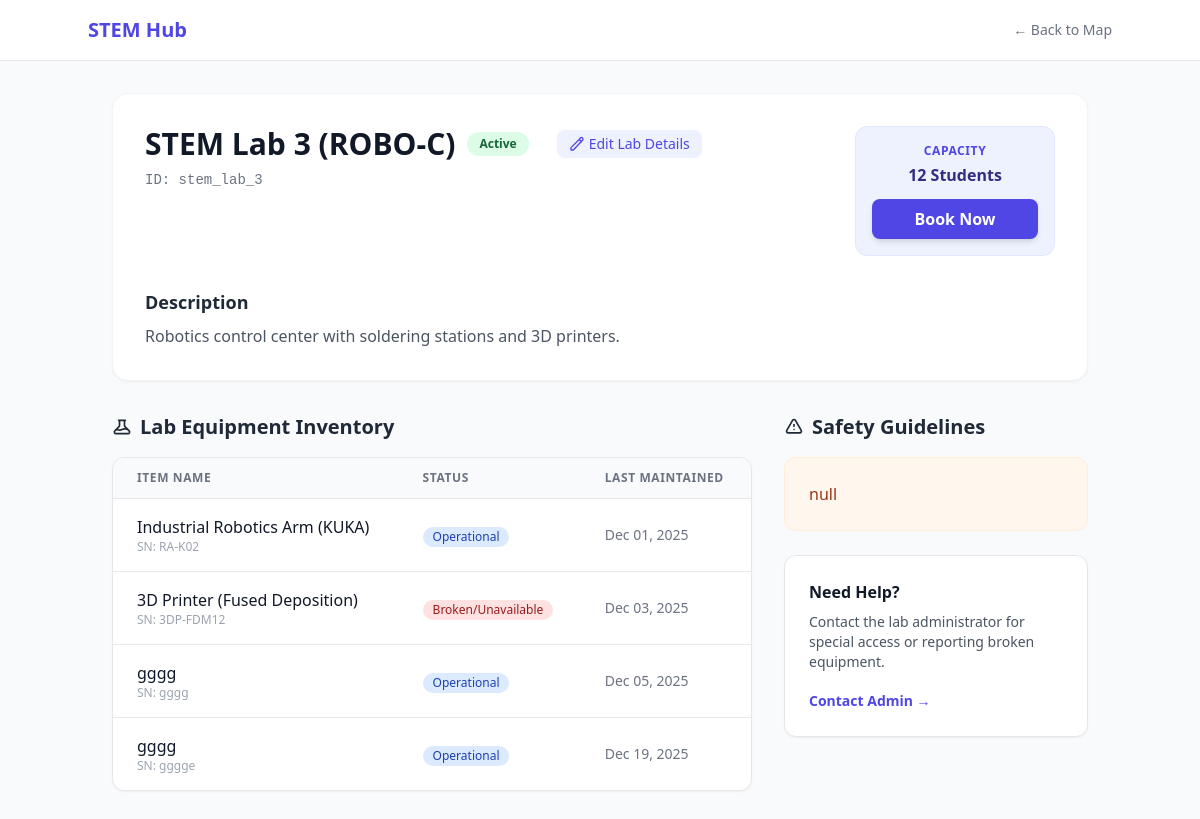
The app's page /labs/robo-control-c/ (signed in) with its own data.
### labs/models.py (models this page shows, shortened)
class Lab(models.Model):
    name = models.CharField(max_length=200)
    slug = models.SlugField(unique=True)
    capacity = models.PositiveIntegerField()
    description = models.TextField()
    map_svg_id = models.CharField(max_length=50, unique=True, help_text="Matches ID in Figma SVG")
    is_active = models.BooleanField(default=True)
    safety_guidelines = models.TextField()

class Equipment(models.Model):
    lab = models.ForeignKey(Lab, related_name='equipment', on_delete=models.SET_NULL, null=True)
    name = models.CharField(max_length=200)
    serial_number = models.CharField(max_length=100, unique=True)
    is_operational = models.BooleanField(default=True)
    last_maintenance = models.DateField()

### labs/views.py (the view)
# urls.py: path('<slug:slug>/', views.lab_detail, name='detail'),
@login_required
def lab_detail(request, slug):
    lab = get_object_or_404(Lab, slug=slug)
    return render(request, 'labs/lab.html', {'lab': lab})

### notifications/context_processors.py (called while the page is built)
def user_notifications(request):
    if request.user.is_authenticated:
        notifs = Notification.objects.filter(recipient=request.user, is_read=False)
        return {
            'notifications_list': notifs,
            'unread_count': notifs.count()
        }
    return {}

### CORE/templates/labs/Lab.html (shortened to what this page needs)
{% load static %}
<!DOCTYPE html>
<html lang="en">
<head>
    <script src="https://cdn.tailwindcss.com"></script>
</head>
<body class="bg-gray-50 text-gray-800 font-sans">
    <nav class="bg-white border-b border-gray-200 px-6 py-4 mb-8">
        <div class="max-w-5xl mx-auto flex justify-between items-center">
            <a href="{% url 'home' %}" class="font-bold text-xl text-indigo-600">STEM Hub</a>
            <a href="{% url 'labs:index' %}" class="text-sm text-gray-500 hover:text-indigo-600">&larr; Back to Map</a>
        </div>
    </nav>
    <main class="max-w-5xl mx-auto px-6 pb-12">
        <div class="bg-white rounded-2xl shadow-sm border border-gray-100 p-8 mb-8">
            <div class="flex flex-col md:flex-row justify-between md:items-start gap-6">
                <div>
                    <div class="flex items-center gap-3 mb-2">
                        <h1 class="text-3xl font-extrabold text-gray-900">{{ lab.name }}</h1>
                        {% if lab.is_active %}
                            <span class="px-3 py-1 bg-green-100 text-green-800 text-xs font-semibold rounded-full">Active</span>
                        {% else %}
                            <span class="px-3 py-1 bg-red-100 text-red-800 text-xs font-semibold rounded-full">Maintenance/Unavailable</span>
                        {% endif %}
                        {% if user.is_staff %}
                        <a href="{% url 'labs:edit' slug=lab.slug %}"
                           class="text-sm font-medium text-indigo-600 bg-indigo-50 hover:bg-indigo-100 px-3 py-1 rounded-lg ml-4 flex items-center gap-1 transition-colors">
                           <svg class="w-4 h-4" fill="none" stroke="currentColor" viewBox="0 0 24 24"><path stroke-linecap="round" stroke-linejoin="round" stroke-width="2" d="M15.232 5.232l3.536 3.536m-2.036-5.878a2.5 2.5 0 113.536 3.536L6.5 21.036H3v-3.572L16.732 3.732z"></path></svg>
                           Edit Lab Details
                        </a>
                        {% endif %}
                    </div>
                    <p class="text-gray-500 text-sm font-mono">ID: {{ lab.map_svg_id }}</p>
                </div>
                <div class="bg-indigo-50 p-4 rounded-xl border border-indigo-100 min-w-[200px] text-center">
                    <p class="text-xs text-indigo-600 uppercase font-bold tracking-wider mb-1">Capacity</p>
                    <p class="2xl font-bold text-indigo-900 mb-3">{{ lab.capacity }} Students</p>
                    {% if lab.is_active %}
                        <a href="{% url 'reservations:make_reservation' lab_id=lab.id %}" class="block w-full py-2 bg-indigo-600 hover:bg-indigo-700 text-white font-semibold rounded-lg transition shadow-md">
                            Book Now
                        </a>
                    {% else %}
                        <button disabled class="block w-full py-2 bg-gray-300 text-gray-500 font-semibold rounded-lg cursor-not-allowed">
                            Unavailable
                        </button>
                    {% endif %}
                </div>
            </div>
            <div class="mt-8 prose prose-indigo max-w-none text-gray-600">
                <h3 class="text-lg font-bold text-gray-800 mb-2">Description</h3>
                <p>{{ lab.description|linebreaks }}</p>
            </div>
        </div>
        <div class="grid grid-cols-1 lg:grid-cols-3 gap-8">
            <div class="lg:col-span-2">
                <h2 class="text-xl font-bold text-gray-800 mb-4 flex items-center gap-2">
                    Lab Equipment Inventory
                </h2>
                <div class="bg-white rounded-xl shadow-sm border border-gray-200 overflow-hidden">
                    {% if lab.equipment.all %}
                        <table class="w-full text-left">
                            <thead class="bg-gray-50 border-b border-gray-200">
                                <tr>
                                    <th class="px-6 py-3 text-xs font-semibold text-gray-500 uppercase tracking-wider">Item Name</th>
                                    <th class="px-6 py-3 text-xs font-semibold text-gray-500 uppercase tracking-wider">Status</th>
                                    <th class="px-6 py-3 text-xs font-semibold text-gray-500 uppercase tracking-wider">Last Maintained</th>
                                </tr>
                            </thead>
                            <tbody class="divide-y divide-gray-200">
                                {% for item in lab.equipment.all %}
                                <tr class="hover:bg-gray-50 transition">
                                    <td class="px-6 py-4">
                                        <div class="font-medium text-gray-900">{{ item.name }}</div>
                                        <div class="text-xs text-gray-400">SN: {{ item.serial_number }}</div>
                                    </td>
                                    <td class="px-6 py-4">
                                        {% if item.is_operational %}
                                            <span class="inline-flex items-center px-2.5 py-0.5 rounded-full text-xs font-medium bg-blue-100 text-blue-800">
                                                Operational
                                            </span>
                                        {% else %}
                                            <span class="inline-flex items-center px-2.5 py-0.5 rounded-full text-xs font-medium bg-red-100 text-red-800">
                                                Broken/Unavailable
                                            </span>
                                        {% endif %}
                                    </td>
                                    <td class="px-6 py-4 text-sm text-gray-500">
                                        {{ item.last_maintenance|date:"M d, Y" }}
                                    </td>
                                </tr>
                                {% endfor %}
                            </tbody>
                        </table>
                    {% else %}
                        <div class="p-8 text-center text-gray-500">
                            No equipment assigned to this lab yet.
                        </div>
                    {% endif %}
                </div>
            </div>
            <div>
                <h2 class="text-xl font-bold text-gray-800 mb-4 flex items-center gap-2">
                    <svg class="w-5 h-5" fill="none" stroke="currentColor" viewBox="0 0 24 24"><path stroke-linecap="round" stroke-linejoin="round" stroke-width="2" d="M12 9v2m0 4h.01m-6.938 4h13.856c1.54 0 2.502-1.667 1.732-3L13.732 4c-.77-1.333-2.694-1.333-3.464 0L3.34 16c-.77 1.333.192 3 1.732 3z"></path></svg>
                    Safety Guidelines
                </h2>
                <div class="bg-orange-50 rounded-xl p-6 border border-orange-100 text-orange-800">
                    {% if lab.safety_guidelines %}
                        <div class="prose prose-sm text-orange-800">
                            {{ lab.safety_guidelines|linebreaks }}
                        </div>
                    {% else %}
                        <p class="text-sm">Safety guidelines not yet entered for this lab.</p>
                    {% endif %}
                </div>
                <div class="mt-6 bg-white rounded-xl p-6 border border-gray-200 shadow-sm">
                    <h3 class="font-bold text-gray-900 mb-2">Need Help?</h3>
                    <p class="text-sm text-gray-600 mb-4">Contact the lab administrator for special access or reporting broken equipment.</p>
                    <a href="mailto:admin@stemhub.edu" class="text-sm font-semibold text-indigo-600 hover:text-indigo-800">Contact Admin &rarr;</a>
                </div>
            </div>
        </div>
    </main>
</body>
</html>

### records on screen
Lab: name "STEM Lab 3 (ROBO-C)", map_svg_id "stem_lab_3", capacity "12", description "Robotics control center with soldering stations and 3D printers.", safety_guidelines "null"
Equipment: name "Industrial Robotics Arm (KUKA)", serial_number "RA-K02", is_operational "Operational", last_maintenance "Dec 01, 2025"
Equipment: name "3D Printer (Fused Deposition)", serial_number "3DP-FDM12", is_operational "Broken/Unavailable", last_maintenance "Dec 03, 2025"
Equipment: name "gggg", serial_number "gggg", is_operational "Operational", last_maintenance "Dec 05, 2025"
Equipment: name "gggg", serial_number "gggge", is_operational "Operational", last_maintenance "Dec 19, 2025"
